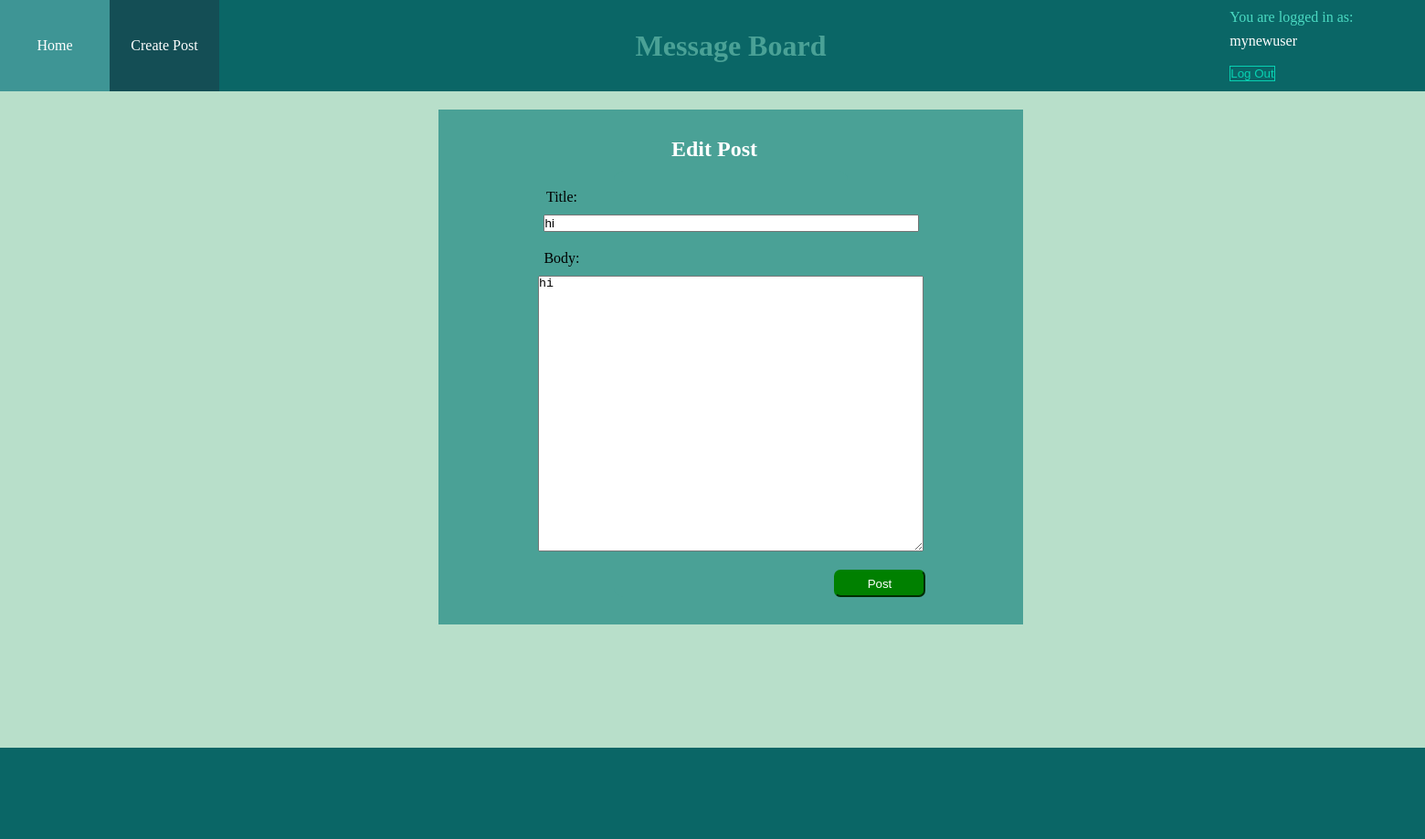
The app's page /post/edit_post/7 (signed in) with its own data.
### account/models.py (models this page shows)
class User(AbstractUser):
     dob=models.CharField(max_length=20,default=0)

### post/models.py (models this page shows)
class Post(models.Model):
    title= models.CharField(max_length=30,null=True,blank=True)
    body= models.TextField(max_length=500)
    date= models.DateTimeField(auto_now_add=True)
    edit_date=models.DateTimeField(blank=True,null=True)
    author= models.ForeignKey(settings.AUTH_USER_MODEL,on_delete=models.DO_NOTHING,default=None)
    comments_amount=models.IntegerField(default=0)

### post/views.py (the view)
# urls.py: path('edit_post/<int:post_id>',views.edit_post),
@login_required(login_url="/account/login/")
def edit_post(request,post_id):
    post = Post.objects.all().filter(id=post_id)[0]
    post_author_id = post.author_id
    post_author_name = User.objects.all().filter(id=post_author_id)[0].username
    if request.user.username == post_author_name:
        form = CreatePost(data = {"title" : post.title, "body" : post.body})
        if request.method == 'GET':
            return render(request,'post/edit_post.html',{'form':post})
        else:
            post.body = request.POST.get('body',False)
            post.title = request.POST.get('title',False)
            post.edit_date=datetime.now()
            post.save()
            return redirect(f'/post/{post_id}')

### post/templates/post/edit_post.html (shortened to what this page needs)
{% extends "main.html" %}
{% load static %}
{% load crispy_forms_tags %}
{% block content %}
    <div class="maincontainer">
        <link rel="stylesheet" type="text/css" href="{% static 'post/edit_post.css' %}">
            <div class="content">
                <h2 class="title2">Edit Post</h2>
                <form class="post" method="POST" class="edit_post">
                    <span>Title: </span>
                    <input type="text" name="title" value="{{ form.title }}">
                    <span>Body: </span>
                    <textarea resize="none" name="body">{{ form.body }}</textarea>
                    <button type="submit" class="buttonpost">Post</button>
                </form>
            </div>
    </div>
{% endblock %}

### main.html (shortened to what this page needs)
<!DOCTYPE html>
{% load static %}
<html>
    <head>
        <link rel="stylesheet" type="text/css" href="{% static 'homepage/mainstyles.css' %}">
    </head>
    <body>
        <div class="maincontainer">
            <div class="head">
                {% if user.is_authenticated %}
                    <nav>
                        <a href="/" ><div>Home</div></a>
                        <a href="/post/create_post"><div>Create Post</div></a>
                    </nav>
                    <h1>Message Board</h1>
                    <div class="status"> You are logged in as:
                                <div class="username"> {{ user.username }} </div>
                                    <form class="logout" action="/account/logout/" method="post">
                                    <button class="button2" type="submit">Log Out</button>
                                </form>
                    </div>
                {% endif %}
           </div>
            {% block content %}
            {% endblock %}
            <footer></footer>
        </div>
    </body>
</html>

### homepage/static/homepage/mainstyles.css (style rules this page uses)
* { margin:0;padding:0 }
.maincontainer { margin:auto; width:100em; min-height:799px; position:relative; }
footer { bottom:0px; height:100px; width:100em; background-color:rgb(10, 102, 102); position:absolute; }
a { text-decoration: none; color:white; }
nav { display:flex; flex-direction:row; position:absolute }
a div { height:100px; width:120px; background-color:rgba(32, 54, 68, 0.479); display:flex; align-items:center; justify-content:center; box-sizing:border-box; }
body { background-color: rgba(94, 184, 136, 0.438); }
.head { position:relative; height:100px; width:100%; background-color: rgb(10, 102, 102); color:rgb(74, 161, 150); display:flex; flex-direction:row; }
h1 { margin-top:30px; margin:auto; }
.status { position:absolute; right:80px; margin-top:10px; height:1em; color:rgb(75, 218, 194); }
.username { color:white; margin-top:8px; margin-right:100px; }
.logout { color:rgb(75, 218, 194); height:20px; margin-top:17px; }
.button2 { background-color:rgb(10, 102, 102); border:none; color:rgba(8, 230, 193, 0.849); cursor:pointer; border:1px solid; }

### post/static/post/edit_post.css (style rules this page uses)
* { margin:0 }
a { text-decoration: none; }
body { background-color: rgba(94, 184, 136, 0.438); }
.content { display:flex; justify-content:center; margin:auto; background-color:rgb(74, 161, 150); width:640px; min-height:480px; margin-top:20px; flex-direction:column; align-items:center; }
.post { margin:10px auto 10px auto; min-height:370px; width:40%; border-radius: 10px; background-color: rgb(74, 161, 150); box-sizing:border-box; margin-bottom:30px; display:flex; flex-direction:column; align-items:center }
.buttonpost { background-color:green; border-radius:7px; height:30px; width:100px; border-color:green; color:white; margin-left:326px; margin-top:20px }
.title2 { color:white; width:130px; margin:auto; margin-top:30px; }
input[type="text"] { width:407px; }
textarea { width:420px; min-height:300px; resize:vertical; }
span { margin-right:370px; margin-top:20px; margin-bottom:10px; }

### records on screen
User: username "mynewuser"
Post: title "hi", body "hi"
